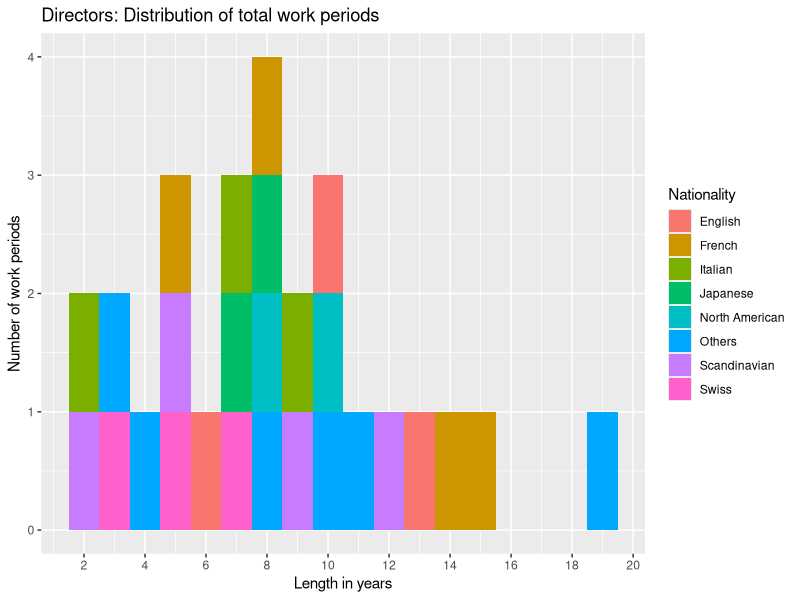
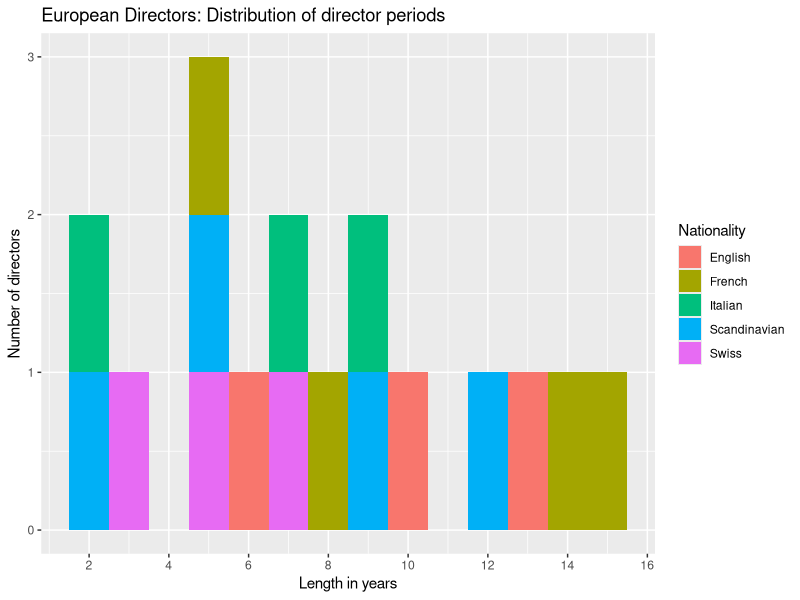

Write the R code that produced these figures, in order.
list.of.packages <- c("stringr","ggplot2","ggExtra","plyr","lme4", "nlme","tidyverse", "zoo","lubridate", "data.table")
new.packages <- list.of.packages[!(list.of.packages %in% installed.packages()[,"Package"])]
if(length(new.packages)) install.packages(new.packages, dependencies = TRUE)
for(i in 1:length(list.of.packages)){
  require(list.of.packages[i], character.only = TRUE)
}

#Analyzing directors
setwd("~/Historie projekt/historie project/LONSEA_DB/fall17/all_nations")

da <- read.csv("reversedfcode_all.wo_temp_fcode0.w_GA_rank_intervals.csv", sep = ",", header = T, stringsAsFactors = FALSE, na.strings=c("","NA"))

directors <- da %>% 
  filter(!is.na(str_match(da$fname, "Director"))) %>% 
  select(pname) %>% 
  unique() %>% 
  as.list()


direc <- da %>% 
  filter(da$pname %in% directors$pname) %>% 
  filter(fname == "Director")

direc<- direc %>% 
  mutate(nationality = as.factor(nationality),
         pname <- as.factor(pname))


#not sure if this is necessary, basically it just converts dates
direc$begin_year <- as.Date(with(direc, paste(begin_on_year,sep="-")), "%Y")
direc$end_year <- as.Date(with(direc, paste(end_on_year,sep="-")), "%Y")


mdl_df <- direc %>% 
  select(pname, fname_code,begin_year, end_year) %>% 
  filter(!is.na(direc$begin_year) & !is.na(direc$end_year))

setDT(mdl_df)[
  # right join with sequence of monthly intervals
  .(mseq = seq(as.Date("1944-01-01"), length.out = 4L, by = "1 year")), 
  # using non-equi join conditions
  on = .(begin_year <= mseq, end_year >= mseq)][
    # reshape from wide to long format,
    # show rank (concatenate in case of multiple ranks)
    , dcast(unique(.SD), pname ~ end_year, toString, value.var = "fname_code")]

result <- setDT(mdl_df)[
  .(mseq = seq(as.Date("1919-01-01"), as.Date("1948-12-30"), by = "1 year")), 
  on = .(begin_year <= mseq, end_year >= mseq), nomatch = 0L, allow.cartesian = TRUE][
    , dcast(unique(.SD), pname ~ end_year, toString, value.var = "fname_code")]

#counting contract length

contract_length <- matrix(nrow = (nrow(result)), ncol = 1)

result <- as.data.frame(result)

for (i in 1:(nrow(contract_length))){
  contract_length[i] = sum(result[i,] != "")
}


names <- as.character(result[,1])
plot.df <- cbind(contract_length,names) %>% 
  as.data.frame() %>% 
  mutate(V1 = as.numeric(as.character(V1)),
         names = as.factor(names))
colnames(plot.df) <- c("Years","Name")

#gettig names and nationalities
nats <- da %>% 
  filter(!duplicated(pname)) %>% 
  select(pname,nationality)

colnames(nats) <- c("Name","Nationality")

#merging nationalities and plot.df based on common names
test <- merge(nats, plot.df)

#Seperating into regions
seven_nat_direc <- test

seven_nat_direc$Nationality <-str_replace_all(seven_nat_direc$Nationality,"Dane", "Scandinavian")
seven_nat_direc$Nationality <-str_replace_all(seven_nat_direc$Nationality,"Swedish", "Scandinavian")
seven_nat_direc$Nationality <-str_replace_all(seven_nat_direc$Nationality,"Norwegian", "Scandinavian")
seven_nat_direc$Nationality <-str_replace_all(seven_nat_direc$Nationality,"British", "English")
seven_nat_direc$Nationality <-str_replace_all(seven_nat_direc$Nationality,"Canadian", "North American")
seven_nat_direc$Nationality <-str_replace_all(seven_nat_direc$Nationality,"US-American", "North American")
seven_nat_direc$Nationality <-str_replace_all(seven_nat_direc$Nationality,"Czech", "Others")
seven_nat_direc$Nationality <-str_replace_all(seven_nat_direc$Nationality,"Dutch", "Others")
seven_nat_direc$Nationality <-str_replace_all(seven_nat_direc$Nationality,"Greek", "Others")
seven_nat_direc$Nationality <-str_replace_all(seven_nat_direc$Nationality,"Italian,Italian", "Italian")
seven_nat_direc$Nationality <-str_replace_all(seven_nat_direc$Nationality,"Polish", "Others")
seven_nat_direc$Nationality <-str_replace_all(seven_nat_direc$Nationality,"Spanish", "Others")  

#plotting

seven_nat_direc %>% 
  ggplot(aes(Years, fill = Nationality)) +
  geom_bar(width = 1) +
  scale_x_continuous(breaks = seq(0,30, by = 2))+
  labs(x = "Length in years", y = "Number of work periods", title = "Directors: Distribution of total work periods")

seven_nat_direc %>% 
  filter(!Nationality == "Japanese") %>% 
  filter(!Nationality == "North American") %>% 
  filter(!Nationality == "Others") %>% 
  ggplot(aes(Years, fill = Nationality)) +
  geom_bar(width = 1)+
  scale_x_continuous(breaks = seq(0,30, by = 2))+
  labs(x = "Length in years", y = "Number of directors", title = "European Directors: Distribution of director periods")
